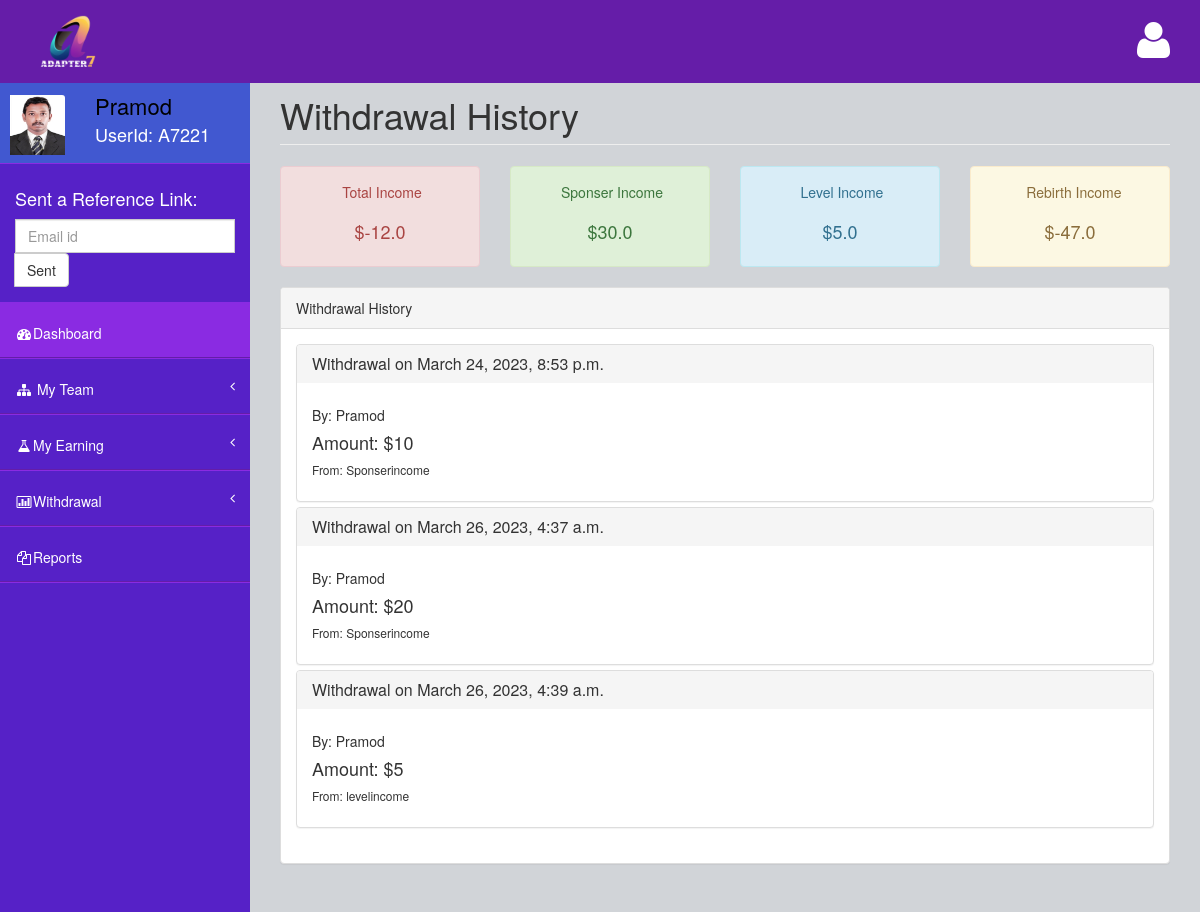
The app's page /WithdrawalHistory (signed in) with its own data.
### Home/models.py (models this page shows)
class UserDetails(models.Model):
    UserId = models.ForeignKey(User,on_delete=models.CASCADE)
    User_Key = models.CharField(max_length=255)
    User_Image = models.FileField(upload_to="profile_pic",null=True,blank=True)
    Hierachi_Level = models.IntegerField()
    Sponser_income = models.FloatField(null=True)
    Level_income = models.FloatField(null=True)
    My_income = models.FloatField(null=True)
    ReBirth_Income = models.FloatField(null=True)
    RebirthCount = models.IntegerField()

class Withdrawals(models.Model):
    user = models.ForeignKey(User,on_delete=models.SET_NULL,null=True,blank=True)
    date = models.DateTimeField(auto_now_add=True)
    IncomeType = models.CharField(max_length=255)
    Amount = models.CharField(max_length=20)

### Home/views.py (the view)
# urls.py: path("WithdrawalHistory",views.WithdrawalHistory,name="WithdrawalHistory"),
def WithdrawalHistory(request):
    history = Withdrawals.objects.filter(user = request.user)
    userdetails = UserDetails.objects.get(UserId = request.user)
    T1 = TeamOne.objects.filter(Sponser = request.user)
    T1_S = TeamOne.objects.get(team = userdetails)
    userdetails_sponser = UserDetails.objects.get(UserId = T1_S.Sponser)
    team = TeamMembers.objects.filter(sponser = userdetails)
    teammembers = []
    for member in team:
        m = UserDetails.objects.get(UserId = member.member)
        teammembers.append(m)
    context = {
        "userdetails":userdetails,
        "total":userdetails.Sponser_income + userdetails.Level_income + userdetails.ReBirth_Income,
        "T1":T1,
        'T1_count':T1.count(),
        "T1_S":userdetails_sponser,
        "teammembers":teammembers,
        "history":history
    }
    return render(request,'withdrawalhistory.html',context)

### templates/withdrawalhistory.html (shortened to what this page needs)
{% extends "index.html" %}
{% block content %}
<div class="row">
    <div class="col-lg-12">
        <h1 class="page-header">Withdrawal History</h1>
    </div>
</div>
<div class="col-lg-12">
</div>
<div class="row">
    <div class="col-lg-3">
        <div class="alert alert-danger text-center">
            &nbsp;<b></b>Total Income <br>
            <br>
            <h4>${{total}}</h4>
        </div>
    </div>
    <div class="col-lg-3">
        <div class="alert alert-success text-center">
            &nbsp;<b></b>Sponser Income <br><br>
            <h4>${{userdetails.Sponser_income}}</h4>
        </div>
    </div>
    <div class="col-lg-3">
        <div class="alert alert-info text-center">
            &nbsp;<b></b>Level Income <br><br>
            <h4>${{userdetails.Level_income}}</h4>
        </div>
    </div>
    <div class="col-lg-3">
        <div class="alert alert-warning text-center">
            &nbsp;<b> </b>Rebirth Income
            <br><br>
            <h4>${{userdetails.ReBirth_Income}}</h4>
        </div>
    </div>
</div>
<div class="row">
    <div class="col-lg-12">
        <div class="panel panel-default">
            <div class="panel-heading">
                Withdrawal History
            </div>
            <div class="panel-body">
                <div class="panel-group" id="accordion">
                    {% for h in history %}
                    <div class="panel panel-default">
                        <div class="panel-heading">
                            <h4 class="panel-title">
                                <a data-toggle="collapse" data-parent="#accordion" href="#collapseOne">Withdrawal on {{h.date}}</a>
                            </h4>
                        </div>
                        <div >
                            <div class="panel-body">
                                <h5>By: {{h.user.first_name}}</h5>
                                <h4>Amount: ${{h.Amount}}</h4>
                                <h6>From: {{h.IncomeType}}</h6>
                            </div>
                        </div>
                    </div>
                    {% endfor %}
                </div>
            </div>
        </div>
    </div>
</div>
{% endblock %}

### templates/index.html (shortened to what this page needs)
{% load static %}
<!DOCTYPE html>
<html>
<head>
    <link href="{%static 'assets/plugins/bootstrap/bootstrap.css' %}" rel="stylesheet" />
    <link href="{%static 'assets/font-awesome/css/font-awesome.css' %}" rel="stylesheet" />
    <link href="{%static 'assets/plugins/pace/pace-theme-big-counter.css' %}" rel="stylesheet" />
    <link href="{%static 'assets/css/style.css' %}" rel="stylesheet" />
    <link href="{%static 'assets/css/main-style.css' %}" rel="stylesheet" />
    <link href="{%static 'assets/plugins/morris/morris-0.4.3.min.css' %}" rel="stylesheet" />
</head>
<body>
    <div id="wrapper">
        <nav class="navbar navbar-default navbar-fixed-top" role="navigation" id="navbar">
            <div class="navbar-header">
                <a class="navbar-brand" href="{%url 'Index' %}">
                    <img src="{%static 'assets/img/logo.png' %}" alt="" />
                </a>
            </div>
            <ul class="nav navbar-top-links navbar-right">
                <li class="dropdown">
                    <a class="dropdown-toggle" data-toggle="dropdown" href="#">
                        <i class="fa fa-user fa-3x"></i>
                    </a>
                </li>
            </ul>
        </nav>
        <nav class="navbar-default navbar-static-side" role="navigation">
            <div class="sidebar-collapse">
                <ul class="nav" id="side-menu">
                    <li>
                        <div class="user-section">
                            <div class="user-section-inner">
                                <img src="{{userdetails.User_Image.url}}" alt="">
                            </div>
                            <div class="user-info">
                                <div>{{request.user.first_name}} <strong></strong></div>
                                <div class="user-text-online">
                                    UserId: {{userdetails.User_Key}}
                                </div>
                            </div>
                        </div>
                    </li>
                    <li class="sidebar-search">
                        <h4 style="color:white">Sent a Reference Link:</h4>
                        <div class="input-group custom-search-form">
                            <form action="{%url 'SentRefrelLink' userdetails.id %}" method="post">
                                <input type="email" class="form-control" name="email" placeholder="Email id">
                                <span class="input-group-btn">
                                    <button class="btn btn-default" type="submit">
                                        Sent
                                    </button>
                                </span>
                            </form>
                        </div>
                    </li>
                    <li class="selected">
                        <a href="{%url 'Index' %}"><i class="fa fa-dashboard fa-fw"></i>Dashboard</a>
                    </li>
                    <li>
                        <a href="#"><i class="fa fa-sitemap fa-fw"></i> My Team<span class="fa arrow"></span></a>
                    </li>
                    <li>
                        <a href="#"><i class="fa fa-flask fa-fw"></i>My Earning<span class="fa arrow"></span></a>
                    </li>
                    <li>
                        <a href="#"><i class="fa fa-bar-chart-o fa-fw"></i>Withdrawal<span class="fa arrow"></span></a>
                    </li>
                    <li>
                        <a href="#"><i class="fa fa-files-o fa-fw"></i>Reports</a>
                    </li>
                </ul>
            </div>
        </nav>
        <div id="page-wrapper">
            {% block content %}{% endblock content %}
        </div>
    </div>
</body>
</html>

### static/assets/css/style.css (style rules this page uses)
body { background-color: rgb(65,88,208) !important; }
#wrapper { width: 100%; margin-top: 55px!important; background-color:rgb(86, 33, 199); }
#page-wrapper { padding: 0 15px; min-height: 568px; background-color:rgb(209, 212, 216); }
.navbar-static-side ul li { border-bottom:1px solid blueviolet !important; }
.navbar-top-links li { display: inline-block; }
.navbar-top-links li:last-child { margin-right: 15px; }
.navbar-top-links li a { padding: 20px; min-height: 50px; }
.sidebar-search { padding: 15px; }
.arrow { float: right; }
.fa.arrow:before { content: "\f104"; }
@media (min-width:768px) { .navbar-static-side { z-index: 1; position: absolute; width: 250px; } }

### static/assets/css/main-style.css (style rules this page uses)
.user-section-inner { height: 65px; width: 65px; -moz-border-radius: 3px; -webkit-border-radius: 3px; border-radius: 3px; overflow: hidden; display: inline-block; float: left; margin-right: 15px; margin-top: 20px; }
.user-section-inner img { margin-left:10px; width:55px; height:60px; }
.user-info { display: block; color:#000!important; display: inline-block; padding: 15px; margin-bottom: 0px }
.user-text-online { font-size:18px; color:#fff }
.navbar-top-links > li > a { color: #FFFFFF; }
.nav > li > a { padding: 20px 15px; }
#side-menu { background-color:rgb(86, 33, 199); }
#side-menu a { color:#fff; border-bottom: 1px solid rgb(101, 29, 168) !important; height: 55px; }
.selected { background-color:blueviolet; }
#navbar { background-color:rgb(101, 29, 168); }
.navbar-brand { padding-left:20px; }
.navbar-brand img { width:100px; margin-top: -20px; }
.navbar-default { border-color: rgb(101, 29, 168); }
@media (min-width:768px) { #page-wrapper { position: inherit; margin: 0 0 0 250px; padding: 0 30px; min-height: 1000px; } }

### records on screen
UserDetails: User_Image (picture), User_Key "A7221", Sponser_income "30.0", Level_income "5.0", ReBirth_Income "-47.0"
Withdrawals: date "March 24, 2023, 8:53 p.m.", user.first_name "Pramod", Amount "10", IncomeType "Sponserincome"
Withdrawals: date "March 26, 2023, 4:37 a.m.", user.first_name "Pramod", Amount "20", IncomeType "Sponserincome"
Withdrawals: date "March 26, 2023, 4:39 a.m.", user.first_name "Pramod", Amount "5", IncomeType "levelincome"

### other values on screen
{{ request.user.first_name }} "Pramod"
{{ total }} "-12.0"
